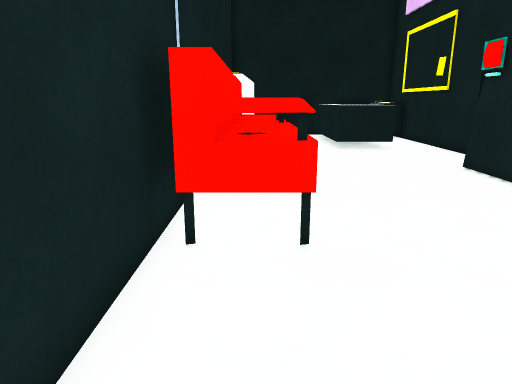
View 1 (above)

13 first-person views from a walk through a Unity game level. The camera is 1.2 m above the floor, tilts 14° down and sees 70° across. The floor is counted in squares, 0.5 m on a side. Each view is taken from the middle of a square. On the plan, view 1 faces up. The plan holds only what a view shows up to about 20 squares ahead; the rest is blank. The place goes on beyond the plan. The player character is not drawn. Surface patterns are stand-ins for the level's own textures.

View 2
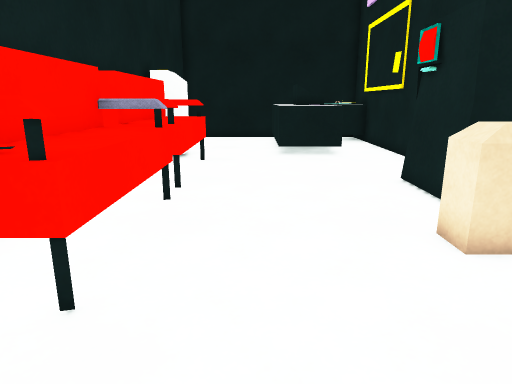

View 3
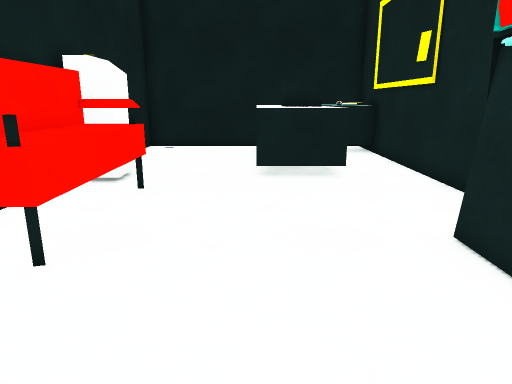

View 4
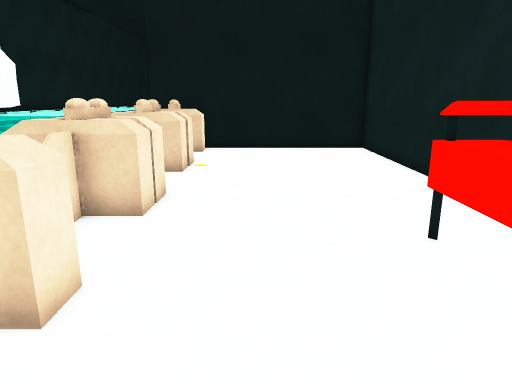

View 5
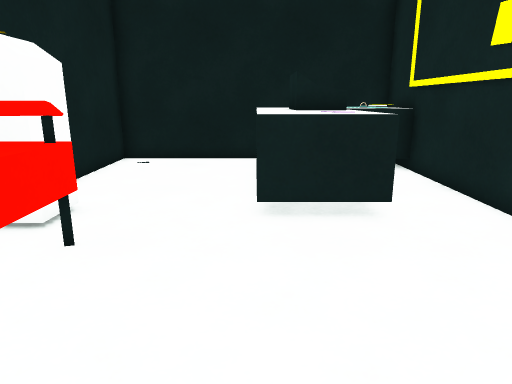

View 6
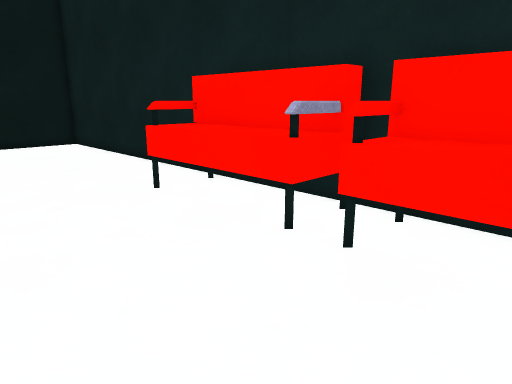

View 7
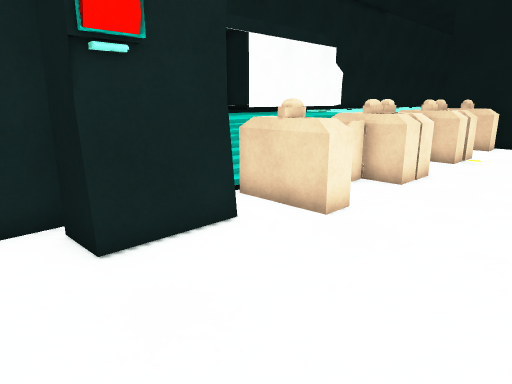

View 8
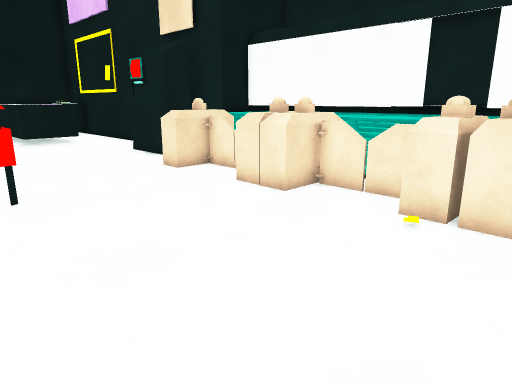

View 9
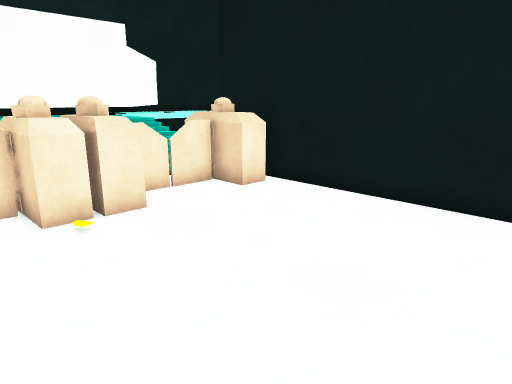

View 10
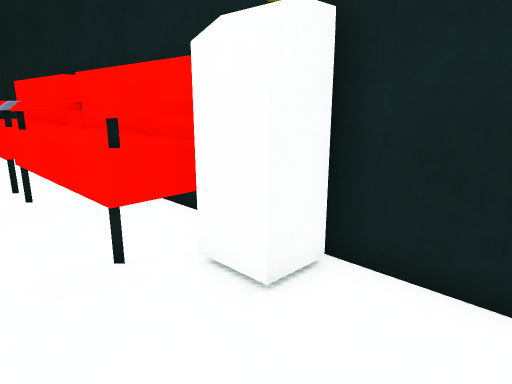

View 11
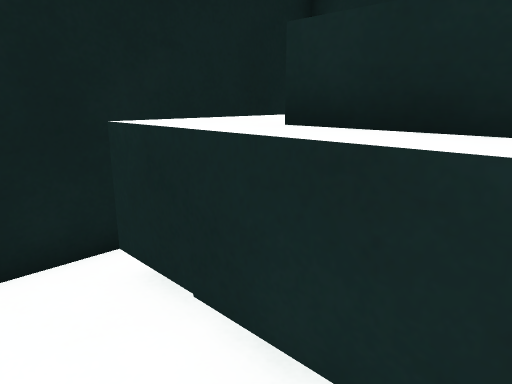

View 12
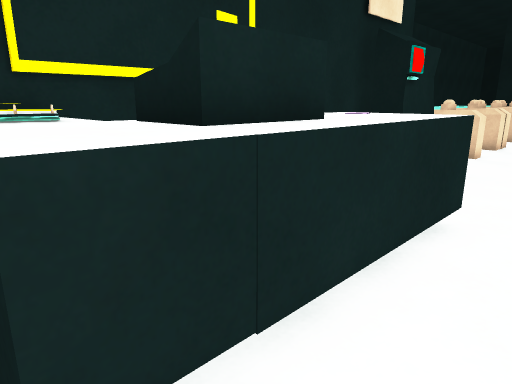

View 13
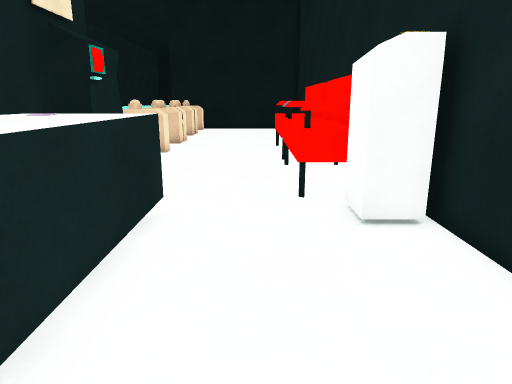

### Floor plan
Key: @ floor where view 1 was taken; # wall or solid block; . floor; / step, stairs or slope; = window, fence, low wall or low ledge; ^ raised ledge; O other object.
Columns run from 2 left of view 1 to 10 right of it. Each row starts with its distance up from view 1.
 27 #############
 26 #......^^^ ^#
 25 #.....^^^^O^#
 24 #./...^^^^^^#
 23 #.....^^  .##
 22 #.....^^^^.#
 21 #.....^^^^.#
 20 #.....^^^^.#
 19 ###...^^^^.#
 18 ###....^^..#
 17 #OOO.......#
 16 #OOO.......#
 15 #OOO.......##
 14 #OOO.......#
 13 #OOO......##
 12 #OOO......##
 11 #OOO......##
 10 #OOO......##
  9 #OOO.....  #
  8 #OOO....=^^^
  7 #OOO.....===
  6 #OOO......=
  5 #.........=
  4 #.......=^#^
  3 #.......=^^^
  2 #........==
  1 #.........=
  0 #.@.......=
 -1 #....... ^#^
 -2 #....... ^#^
 -3 #....... ^#
 -4 #.........=
 -5 #.........=
 -6 #........^^^
 -7 #........^^
 -8 ############

Where each view was taken, in squares from view 1:
view 1: 0 up, 0 right, facing up
view 2: 2 up, 3 right, facing up
view 3: 7 up, 4 right, facing up
view 4: 12 up, 4 right, facing down
view 5: 11 up, 4 right, facing up
view 6: 15 up, 6 right, facing down-left
view 7: 15 up, 2 right, facing down-right
view 8: 4 down, 1 left, facing up-right
view 9: 1 up, 1 left, facing down-right
view 10: 22 up, 3 right, facing down-left
view 11: 21 up, 2 right, facing up-right
view 12: 26 up, 2 right, facing down-right
view 13: 26 up, 2 right, facing down
